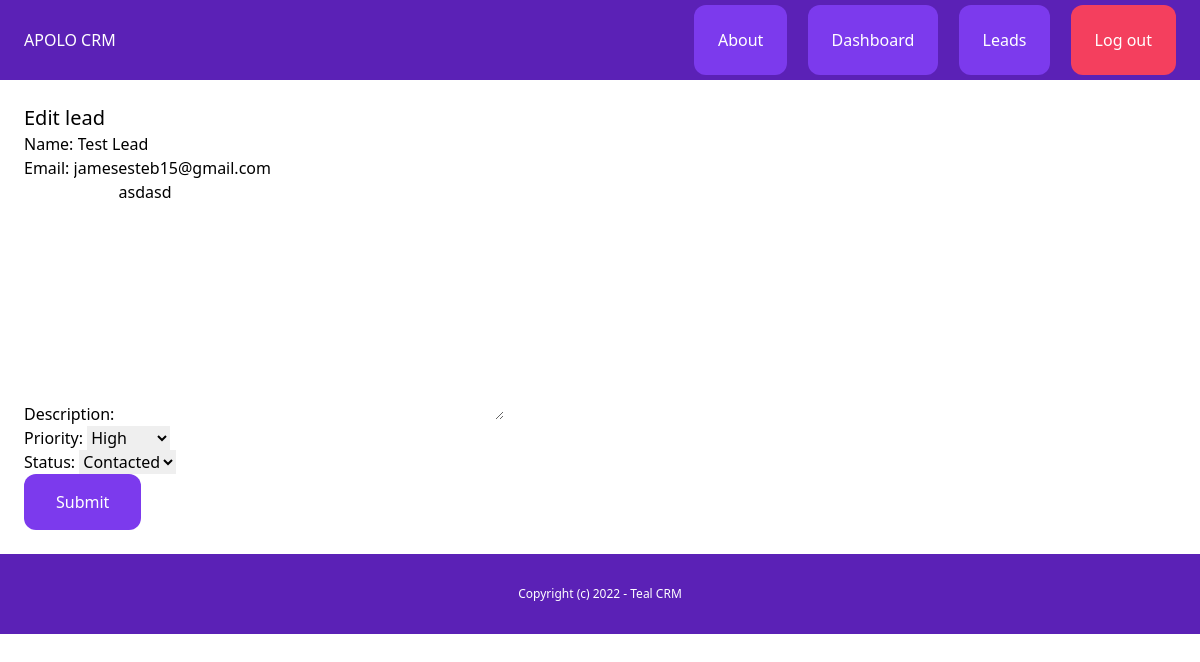
Page /dashboard/leads/16/edit/ (signed in) on the committed database.
### lead/models.py (models this page shows, shortened)
class Lead(models.Model):
    LOW = 'low'
    MEDIUM = 'medium'
    HIGH = 'high'
    CHOICES_PRIORITY = (
        (LOW, 'Low'),
        (MEDIUM, 'Medium'),
        (HIGH, 'High'),
    )
    NEW = 'new'
    CONTACTED = 'contacted'
    WON = 'won'
    LOST = 'lost'
    CHOICES_STATUS = (
        (NEW, 'New'),
        (CONTACTED, 'Contacted'),
        (WON, 'Won'),
        (LOST, 'Lost'),
    )
    name = models.CharField(max_length=255)
    email = models.EmailField()
    description = models.TextField(blank=True, null=True)
    priority = models.CharField(max_length=10, choices=CHOICES_PRIORITY, default=MEDIUM)
    status = models.CharField(max_length=10, choices=CHOICES_STATUS, default=NEW)
    converted_to_client = models.BooleanField(default=False)
    created_by = models.ForeignKey(User, related_name='leads', on_delete=models.CASCADE)
    created_at = models.DateTimeField(auto_now_add=True)
    modified_at = models.DateTimeField(auto_now=True)

### lead/views.py (the view)
# urls.py: path('<int:pk>/edit/', views.leads_edit, name='leads_edit' ),
@login_required
def leads_edit(request, pk):
    lead = get_object_or_404(Lead, created_by=request.user, pk=pk)
    if request.method == 'POST':
        form = AddLeadForm(request.POST, instance=lead)
        if form.is_valid():
            form.save()
            messages.success(request, 'The changes was saved. ')
            return redirect('leads_list')
    else:
        form = AddLeadForm(instance=lead)
    return render(request, 'lead/leads_edit.html', {
        'form': form
    })

### lead/forms.py
class AddLeadForm(forms.ModelForm):
    class Meta:
        model = Lead
        fields = ('name', 'email', 'description', 'priority', 'status',)

### lead/templates/lead/leads_edit.html (shortened to what this page needs)
{% extends 'core/base.html' %}
{% block content %}
    <div class="py-6 px-6">
        <h1 class="text-xl">Edit lead</h1>
        <form action="." method="post">
            {{ form.as_p }}
            <button class="py-4 px-8 text-white text-center bg-violet-600 rounded-xl">Submit</button>
        </form>
    </div>
{% endblock %}

### rows in the picture
Lead: name "Test Lead", email "jamesesteb15@gmail.com", description "asdasd", priority "High", status "Contacted"
